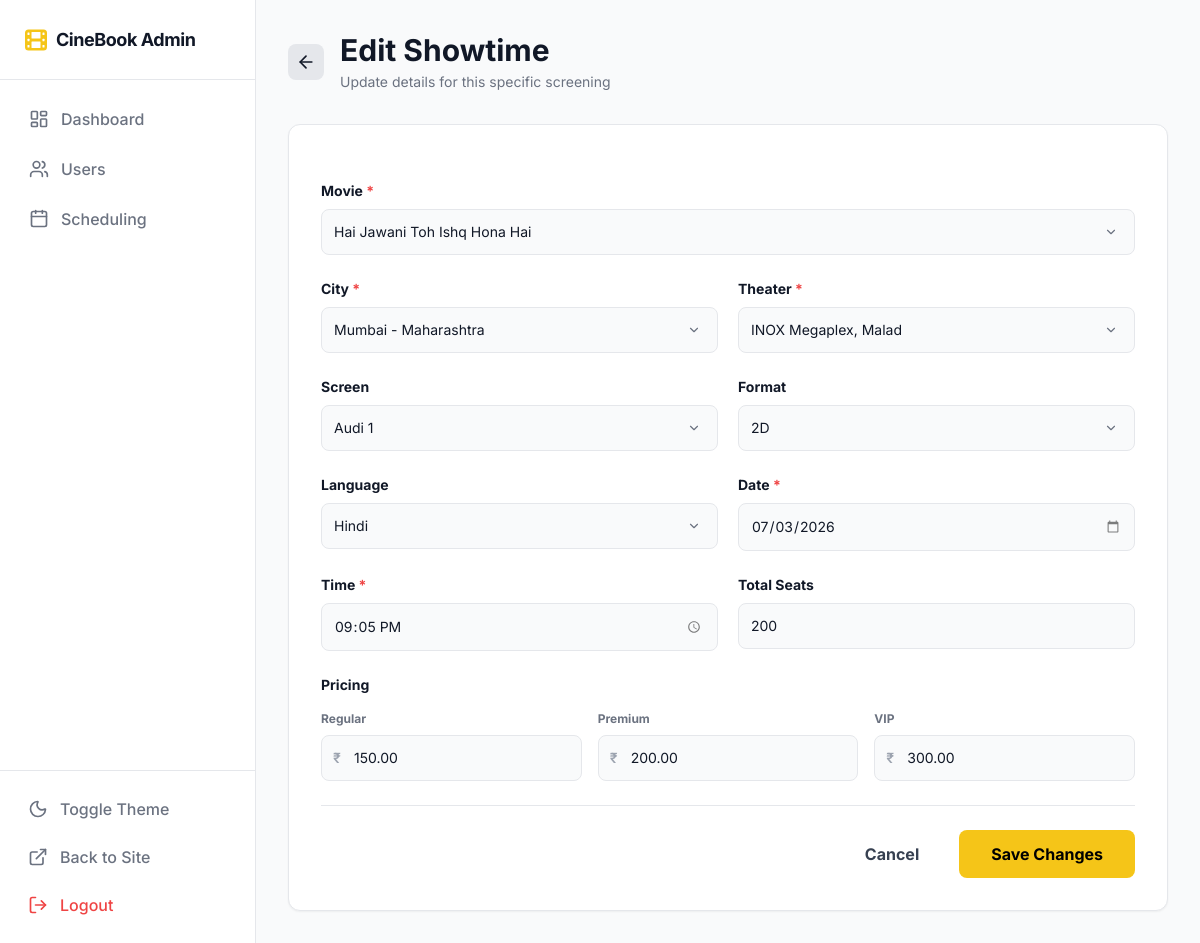
The page /admin/edit_showtime.php?id=34 on the database its author committed.
### tables this page shows
CREATE TABLE `showtimes` (
  `id` int(11) NOT NULL,
  `movie_id` int(11) NOT NULL,
  `city` varchar(100) DEFAULT NULL,
  `theater_id` varchar(100) DEFAULT NULL,
  `screen_id` varchar(50) DEFAULT NULL,
  `format` varchar(50) DEFAULT NULL,
  `language` varchar(50) DEFAULT NULL,
  `show_date` date NOT NULL,
  `show_time` time NOT NULL,
  `total_seats` int(11) DEFAULT 0,
  `price_regular` decimal(10,2) DEFAULT NULL,
  `price_premium` decimal(10,2) DEFAULT NULL,
  `price_vip` decimal(10,2) DEFAULT NULL,
  `created_at` timestamp NOT NULL DEFAULT current_timestamp()
);

### admin/edit_showtime.php (the view, shortened to what this page needs)
<?php
require_once 'dbconnect.php';
$showtime_id = $_GET['id'];
$stmt = $conn->prepare("SELECT * FROM showtimes WHERE id = ?");
$stmt->bind_param("i", $showtime_id);
$stmt->execute();
$result = $stmt->get_result();
$showtime = $result->fetch_assoc();
$movies_result = $conn->query("SELECT id, title FROM movies ORDER BY title ASC");
$selected_city = $showtime['city'] ?? '';
?>
<!DOCTYPE html>
<html lang="en">
<head>
    <script src="https://cdn.tailwindcss.com"></script>
</head>
<body class="bg-gray-50 dark:bg-bgMain text-gray-900 dark:text-gray-100 font-sans flex h-screen overflow-hidden">
    <?php include "sidebar.php"; ?>
    <main class="flex-1 flex flex-col h-screen overflow-hidden">
        <div class="flex-1 overflow-y-auto p-8 custom-scrollbar">
            <div class="max-w-4xl mx-auto w-full">
                <header class="mb-8 flex items-center gap-4">
                    <a href="scheduling.php" class="p-2 rounded-lg bg-gray-200 dark:bg-borderMain hover:bg-gray-300 dark:hover:bg-gray-700 transition-colors">
                        <i data-lucide="arrow-left" class="w-5 h-5"></i>
                    </a>
                    <div>
                        <h1 class="text-3xl font-bold mb-1 text-gray-900 dark:text-white">Edit Showtime</h1>
                        <p class="text-gray-500 dark:text-textMuted text-sm">Update details for this specific screening</p>
                    </div>
                </header>
                <div class="bg-white dark:bg-bgCard border border-gray-200 dark:border-borderMain rounded-xl p-6 sm:p-8 shadow-sm">
                    <form action="edit_showtime.php?id=<?php echo $showtime_id; ?>" method="POST" class="space-y-6">
                        <div>
                            <label class="block text-sm font-bold mb-2 text-gray-900 dark:text-white">Movie <span class="text-red-500">*</span></label>
                            <select name="movie_id" required class="w-full bg-gray-50 dark:bg-inputBg border border-gray-200 dark:border-inputBorder text-gray-900 dark:text-white rounded-lg p-3 text-sm focus:border-brand focus:outline-none transition-colors">
                                <?php
                                    if ($movies_result && $movies_result->num_rows > 0) {
                                        while($m_row = $movies_result->fetch_assoc()) {
                                            $selected = ($m_row['id'] == $showtime['movie_id']) ? 'selected' : '';
                                            echo '<option value="' . $m_row['id'] . '" ' . $selected . '>' . htmlspecialchars($m_row['title']) . '</option>';
                                        }
                                    }
                                ?>
                            </select>
                        </div>
                        <div class="grid grid-cols-1 sm:grid-cols-2 gap-5">
                            <div>
                                <label class="block text-sm font-bold mb-2 text-gray-900 dark:text-white">City <span class="text-red-500">*</span></label>
                                <select id="city-select" name="city" required class="w-full bg-gray-50 dark:bg-inputBg border border-gray-200 dark:border-inputBorder text-gray-900 dark:text-white rounded-lg p-3 text-sm focus:border-brand focus:outline-none transition-colors">
                                    <option value="Mumbai" <?php if($selected_city == 'Mumbai') echo 'selected'; ?>>Mumbai - Maharashtra</option>
                                </select>
                            </div>
                            <div>
                                <label class="block text-sm font-bold mb-2 text-gray-900 dark:text-white">Theater <span class="text-red-500">*</span></label>
                                <select id="theater-select" name="theater_id" required class="w-full bg-gray-50 dark:bg-inputBg border border-gray-200 dark:border-inputBorder text-gray-900 dark:text-white rounded-lg p-3 text-sm focus:border-brand focus:outline-none transition-colors">
                                    <option value="<?php echo htmlspecialchars($showtime['theater_id']); ?>" selected><?php echo htmlspecialchars($showtime['theater_id']); ?></option>
                                </select>
                            </div>
                        </div>
                        <div class="grid grid-cols-1 sm:grid-cols-2 gap-5">
                            <div>
                                <label class="block text-sm font-bold mb-2 text-gray-900 dark:text-white">Screen</label>
                                <select name="screen_id" class="w-full bg-gray-50 dark:bg-inputBg border border-gray-200 dark:border-inputBorder text-gray-900 dark:text-white rounded-lg p-3 text-sm focus:border-brand focus:outline-none transition-colors">
                                    <option <?php echo ($showtime['screen_id'] == 'Audi 1') ? 'selected' : ''; ?>>Audi 1</option>
                                </select>
                            </div>
                            <div>
                                <label class="block text-sm font-bold mb-2 text-gray-900 dark:text-white">Format</label>
                                <select name="format" class="w-full bg-gray-50 dark:bg-inputBg border border-gray-200 dark:border-inputBorder text-gray-900 dark:text-white rounded-lg p-3 text-sm focus:border-brand focus:outline-none transition-colors">
                                    <option <?php echo ($showtime['format'] == '2D') ? 'selected' : ''; ?>>2D</option>
                                </select>
                            </div>
                        </div>
                        <div class="grid grid-cols-1 sm:grid-cols-2 gap-5">
                            <div>
                                <label class="block text-sm font-bold mb-2 text-gray-900 dark:text-white">Language</label>
                                <select name="language" class="w-full bg-gray-50 dark:bg-inputBg border border-gray-200 dark:border-inputBorder text-gray-900 dark:text-white rounded-lg p-3 text-sm focus:border-brand focus:outline-none transition-colors">
                                    <option <?php echo ($showtime['language'] == 'Hindi') ? 'selected' : ''; ?>>Hindi</option>
                                </select>
                            </div>
                            <div>
                                <label class="block text-sm font-bold mb-2 text-gray-900 dark:text-white">Date <span class="text-red-500">*</span></label>
                                <input type="date" name="show_date" value="<?php echo htmlspecialchars($showtime['show_date']); ?>" required class="w-full bg-gray-50 dark:bg-inputBg border border-gray-200 dark:border-inputBorder text-gray-900 dark:text-white rounded-lg p-3 text-sm focus:border-brand focus:outline-none transition-colors">
                            </div>
                        </div>
                        <div class="grid grid-cols-1 sm:grid-cols-2 gap-5">
                            <div>
                                <label class="block text-sm font-bold mb-2 text-gray-900 dark:text-white">Time <span class="text-red-500">*</span></label>
                                <input type="time" name="show_time" value="<?php echo date('H:i', strtotime($showtime['show_time'])); ?>" required class="w-full bg-gray-50 dark:bg-inputBg border border-gray-200 dark:border-inputBorder text-gray-900 dark:text-white rounded-lg p-3 text-sm focus:border-brand focus:outline-none transition-colors">
                            </div>
                            <div>
                                <label class="block text-sm font-bold mb-2 text-gray-900 dark:text-white">Total Seats</label>
                                <input type="number" name="total_seats" value="<?php echo htmlspecialchars($showtime['total_seats']); ?>" class="w-full bg-gray-50 dark:bg-inputBg border border-gray-200 dark:border-inputBorder text-gray-900 dark:text-white rounded-lg p-3 text-sm focus:border-brand focus:outline-none transition-colors">
                            </div>
                        </div>
                        <div>
                            <h4 class="text-sm font-bold text-gray-900 dark:text-white mt-4 mb-4">Pricing</h4>
                            <div class="grid grid-cols-3 gap-4">
                                <div>
                                    <label class="block text-xs font-bold mb-2 text-gray-500 dark:text-gray-400">Regular</label>
                                    <div class="relative">
                                        <div class="absolute inset-y-0 left-0 pl-3 flex items-center pointer-events-none">
                                            <span class="text-gray-400 font-semibold text-sm">₹</span>
                                        </div>
                                        <input type="number" name="price_regular" value="<?php echo htmlspecialchars($showtime['price_regular']); ?>" min="0" step="0.5" class="w-full bg-gray-50 dark:bg-inputBg border border-gray-200 dark:border-inputBorder text-gray-900 dark:text-white rounded-lg pl-8 pr-3 py-3 text-sm focus:border-brand focus:outline-none transition-colors">
                                    </div>
                                </div>
                                <div>
                                    <label class="block text-xs font-bold mb-2 text-gray-500 dark:text-gray-400">Premium</label>
                                    <div class="relative">
                                        <div class="absolute inset-y-0 left-0 pl-3 flex items-center pointer-events-none">
                                            <span class="text-gray-400 font-semibold text-sm">₹</span>
                                        </div>
                                        <input type="number" name="price_premium" value="<?php echo htmlspecialchars($showtime['price_premium']); ?>" min="0" step="0.5" class="w-full bg-gray-50 dark:bg-inputBg border border-gray-200 dark:border-inputBorder text-gray-900 dark:text-white rounded-lg pl-8 pr-3 py-3 text-sm focus:border-brand focus:outline-none transition-colors">
                                    </div>
                                </div>
                                <div>
                                    <label class="block text-xs font-bold mb-2 text-gray-500 dark:text-gray-400">VIP</label>
                                    <div class="relative">
                                        <div class="absolute inset-y-0 left-0 pl-3 flex items-center pointer-events-none">
                                            <span class="text-gray-400 font-semibold text-sm">₹</span>
                                        </div>
                                        <input type="number" name="price_vip" value="<?php echo htmlspecialchars($showtime['price_vip']); ?>" min="0" step="0.5" class="w-full bg-gray-50 dark:bg-inputBg border border-gray-200 dark:border-inputBorder text-gray-900 dark:text-white rounded-lg pl-8 pr-3 py-3 text-sm focus:border-brand focus:outline-none transition-colors">
                                    </div>
                                </div>
                            </div>
                        </div>
                        <div class="pt-6 border-t border-gray-200 dark:border-borderMain mt-8 flex justify-end gap-4">
                            <a href="scheduling.php" class="px-6 py-3 rounded-lg font-bold text-gray-700 dark:text-gray-300 hover:bg-gray-200 dark:hover:bg-borderMain transition-colors">
                                Cancel
                            </a>
                            <button type="submit" class="px-8 py-3 rounded-lg bg-[#F5C518] text-black font-bold hover:bg-yellow-500 transition-colors">
                                Save Changes
                            </button>
                        </div>
                    </form>
                </div>
            </div>
        </div>
    </main>
</body>
</html>

### admin/edit_showtime.php (style rules this page uses)
select { -webkit-appearance: none; -moz-appearance: none; appearance: none; background-repeat: no-repeat; background-position: right 1rem center; background-size: 1em; }

### rows shown on the page
showtimes: city "Mumbai - Maharashtra", screen_id "Audi 1", format "2D", language "Hindi", show_date "07/03/2026", show_time "21:05", total_seats "200", price_regular "150.00", price_premium "200.00", price_vip "300.00"

### other values the page prints
form field movie_id "Hai Jawani Toh Ishq Hona Hai"
